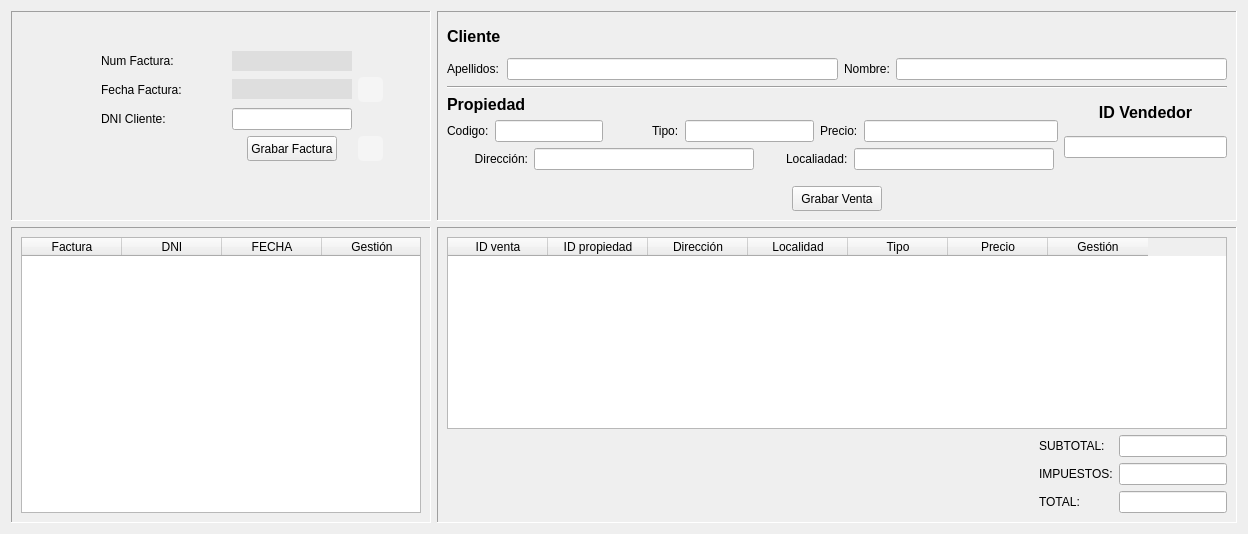
      <widget class="QWidget" name="pesVentas">
       <attribute name="title">
        <string>Ventas</string>
       </attribute>
       <layout class="QGridLayout" name="gridLayout_19">
        <item row="0" column="0">
         <layout class="QGridLayout" name="gridLayout_18">
          <item row="0" column="0">
           <widget class="QFrame" name="frame">
            <property name="sizePolicy">
             <sizepolicy hsizetype="Preferred" vsizetype="Preferred">
              <horstretch>0</horstretch>
              <verstretch>0</verstretch>
             </sizepolicy>
            </property>
            <property name="minimumSize">
             <size>
              <width>420</width>
              <height>210</height>
             </size>
            </property>
            <property name="maximumSize">
             <size>
              <width>400</width>
              <height>210</height>
             </size>
            </property>
            <property name="frameShape">
             <enum>QFrame::Panel</enum>
            </property>
            <property name="frameShadow">
             <enum>QFrame::Sunken</enum>
            </property>
            <widget class="QWidget" name="layoutWidget">
             <property name="geometry">
              <rect>
               <x>90</x>
               <y>40</y>
               <width>282</width>
               <height>111</height>
              </rect>
             </property>
             <layout class="QGridLayout" name="gridLayout_10">
              <item row="0" column="0">
               <widget class="QLabel" name="label_16">
                <property name="text">
                 <string>Num Factura:</string>
                </property>
               </widget>
              </item>
              <item row="0" column="1">
               <widget class="QLabel" name="lblNumfac">
                <property name="minimumSize">
                 <size>
                  <width>120</width>
                  <height>20</height>
                 </size>
                </property>
                <property name="maximumSize">
                 <size>
                  <width>120</width>
                  <height>20</height>
                 </size>
                </property>
                <property name="styleSheet">
                 <string notr="true">background-color:rgb(222,222,222)</string>
                </property>
                <property name="text">
                 <string/>
                </property>
                <property name="alignment">
                 <set>Qt::AlignCenter</set>
                </property>
               </widget>
              </item>
              <item row="1" column="0">
               <widget class="QLabel" name="label_18">
                <property name="text">
                 <string>Fecha Factura:</string>
                </property>
               </widget>
              </item>
              <item row="1" column="1">
               <widget class="QLabel" name="lblFechafac">
                <property name="minimumSize">
                 <size>
                  <width>120</width>
                  <height>20</height>
                 </size>
                </property>
                <property name="maximumSize">
                 <size>
                  <width>120</width>
                  <height>20</height>
                 </size>
                </property>
                <property name="styleSheet">
                 <string notr="true">background-color:rgb(222,222,222)</string>
                </property>
                <property name="text">
                 <string/>
                </property>
                <property name="alignment">
                 <set>Qt::AlignCenter</set>
                </property>
               </widget>
              </item>
              <item row="1" column="2">
               <widget class="QPushButton" name="btnFechafac">
                <property name="minimumSize">
                 <size>
                  <width>25</width>
                  <height>25</height>
                 </size>
                </property>
                <property name="maximumSize">
                 <size>
                  <width>25</width>
                  <height>25</height>
                 </size>
                </property>
                <property name="styleSheet">
                 <string notr="true">QPushButton {
    background-color: whitesmoke;
    color: white;
    border-radius: 5px;
}

QPushButton:pressed {
    background-color:#0ea2ae;
    transform: scale(0.95);
}
</string>
                </property>
                <property name="text">
                 <string/>
                </property>
                <property name="icon">
                 <iconset>
                  <normaloff>../img/calendario.ico</normaloff>../img/calendario.ico</iconset>
                </property>
                <property name="iconSize">
                 <size>
                  <width>25</width>
                  <height>25</height>
                 </size>
                </property>
               </widget>
              </item>
              <item row="2" column="0">
               <widget class="QLabel" name="label_20">
                <property name="text">
                 <string>DNI Cliente:</string>
                </property>
               </widget>
              </item>
              <item row="3" column="1" alignment="Qt::AlignHCenter">
               <widget class="QPushButton" name="btnGrabfac">
                <property name="minimumSize">
                 <size>
                  <width>90</width>
                  <height>25</height>
                 </size>
                </property>
                <property name="maximumSize">
                 <size>
                  <width>90</width>
                  <height>25</height>
                 </size>
                </property>
                <property name="text">
                 <string>Grabar Factura</string>
                </property>
               </widget>
              </item>
              <item row="2" column="1">
               <widget class="QLineEdit" name="txtDnicliven">
                <property name="minimumSize">
                 <size>
                  <width>120</width>
                  <height>0</height>
                 </size>
                </property>
                <property name="maximumSize">
                 <size>
                  <width>120</width>
                  <height>16777215</height>
                 </size>
                </property>
                <property name="alignment">
                 <set>Qt::AlignCenter</set>
                </property>
                <property name="readOnly">
                 <bool>true</bool>
                </property>
               </widget>
              </item>
              <item row="3" column="2">
               <widget class="QPushButton" name="btnGenerarfac">
                <property name="minimumSize">
                 <size>
                  <width>25</width>
                  <height>25</height>
                 </size>
                </property>
                <property name="maximumSize">
                 <size>
                  <width>25</width>
                  <height>25</height>
                 </size>
                </property>
                <property name="styleSheet">
                 <string notr="true">QPushButton {
    background-color: whitesmoke;
    color: white;
    border-radius: 5px;
}


QPushButton:pressed {
    background-color:#0ea2ae;
    transform: scale(0.95);
}</string>
                </property>
                <property name="text">
                 <string/>
                </property>
                <property name="icon">
                 <iconset>
                  <normaloff>../img/icoFactura.png</normaloff>../img/icoFactura.png</iconset>
                </property>
                <property name="iconSize">
                 <size>
                  <width>25</width>
                  <height>25</height>
                 </size>
                </property>
               </widget>
              </item>
             </layout>
            </widget>
           </widget>
          </item>
          <item row="0" column="1">
           <widget class="QFrame" name="frame_3">
            <property name="sizePolicy">
             <sizepolicy hsizetype="Preferred" vsizetype="Preferred">
              <horstretch>0</horstretch>
              <verstretch>0</verstretch>
             </sizepolicy>
            </property>
            <property name="minimumSize">
             <size>
              <width>800</width>
              <height>210</height>
             </size>
            </property>
            <property name="maximumSize">
             <size>
              <width>16777215</width>
              <height>210</height>
             </size>
            </property>
            <property name="frameShape">
             <enum>QFrame::Panel</enum>
            </property>
            <property name="frameShadow">
             <enum>QFrame::Sunken</enum>
            </property>
            <layout class="QGridLayout" name="gridLayout_17">
             <item row="0" column="0">
              <layout class="QGridLayout" name="gridLayout_14">
               <item row="0" column="0">
                <layout class="QGridLayout" name="gridLayout_13">
                 <item row="0" column="0" colspan="2">
                  <layout class="QGridLayout" name="gridLayout_11">
                   <item row="0" column="0">
                    <widget class="QLabel" name="label_17">
                     <property name="font">
                      <font>
                       <pointsize>12</pointsize>
                       <weight>75</weight>
                       <bold>true</bold>
                      </font>
                     </property>
                     <property name="text">
                      <string>Cliente</string>
                     </property>
                    </widget>
                   </item>
                   <item row="1" column="0">
                    <widget class="QLabel" name="label_19">
                     <property name="text">
                      <string>Apellidos:</string>
                     </property>
                    </widget>
                   </item>
                   <item row="1" column="1">
                    <widget class="QLineEdit" name="txtApelcliven">
                     <property name="maximumSize">
                      <size>
                       <width>360</width>
                       <height>16777215</height>
                      </size>
                     </property>
                     <property name="readOnly">
                      <bool>true</bool>
                     </property>
                    </widget>
                   </item>
                   <item row="1" column="2">
                    <widget class="QLabel" name="label_21">
                     <property name="text">
                      <string>Nombre:</string>
                     </property>
                    </widget>
                   </item>
                   <item row="1" column="3">
                    <widget class="QLineEdit" name="txtNomcliven">
                     <property name="maximumSize">
                      <size>
                       <width>360</width>
                       <height>16777215</height>
                      </size>
                     </property>
                     <property name="readOnly">
                      <bool>true</bool>
                     </property>
                    </widget>
                   </item>
                  </layout>
                 </item>
                 <item row="1" column="0" colspan="2">
                  <widget class="Line" name="line_3">
                   <property name="orientation">
                    <enum>Qt::Horizontal</enum>
                   </property>
                  </widget>
                 </item>
                 <item row="2" column="0">
                  <layout class="QGridLayout" name="gridLayout_12">
                   <item row="2" column="0" colspan="2">
                    <widget class="QLabel" name="label_25">
                     <property name="text">
                      <string>Dirección:</string>
                     </property>
                     <property name="alignment">
                      <set>Qt::AlignRight|Qt::AlignTrailing|Qt::AlignVCenter</set>
                     </property>
                    </widget>
                   </item>
                   <item row="2" column="2" colspan="3">
                    <widget class="QLineEdit" name="txtdirpropven">
                     <property name="minimumSize">
                      <size>
                       <width>220</width>
                       <height>0</height>
                      </size>
                     </property>
                     <property name="maximumSize">
                      <size>
                       <width>220</width>
                       <height>16777215</height>
                      </size>
                     </property>
                     <property name="alignment">
                      <set>Qt::AlignLeading|Qt::AlignLeft|Qt::AlignVCenter</set>
                     </property>
                     <property name="readOnly">
                      <bool>true</bool>
                     </property>
                    </widget>
                   </item>
                   <item row="1" column="9">
                    <widget class="QLineEdit" name="txtpreciopropven">
                     <property name="minimumSize">
                      <size>
                       <width>150</width>
                       <height>0</height>
                      </size>
                     </property>
                     <property name="maximumSize">
                      <size>
                       <width>200</width>
                       <height>16777215</height>
                      </size>
                     </property>
                     <property name="alignment">
                      <set>Qt::AlignLeading|Qt::AlignLeft|Qt::AlignVCenter</set>
                     </property>
                     <property name="readOnly">
                      <bool>true</bool>
                     </property>
                    </widget>
                   </item>
                   <item row="2" column="6" colspan="2" alignment="Qt::AlignRight">
                    <widget class="QLabel" name="label_26">
                     <property name="text">
                      <string>Localiadad:</string>
                     </property>
                    </widget>
                   </item>
                   <item row="2" column="8" colspan="2">
                    <widget class="QLineEdit" name="txtlocalpropven">
                     <property name="minimumSize">
                      <size>
                       <width>200</width>
                       <height>0</height>
                      </size>
                     </property>
                     <property name="maximumSize">
                      <size>
                       <width>200</width>
                       <height>16777215</height>
                      </size>
                     </property>
                     <property name="alignment">
                      <set>Qt::AlignLeading|Qt::AlignLeft|Qt::AlignVCenter</set>
                     </property>
                     <property name="readOnly">
                      <bool>true</bool>
                     </property>
                    </widget>
                   </item>
                   <item row="0" column="0" colspan="2">
                    <widget class="QLabel" name="label_22">
                     <property name="font">
                      <font>
                       <pointsize>12</pointsize>
                       <weight>75</weight>
                       <bold>true</bold>
                      </font>
                     </property>
                     <property name="text">
                      <string>Propiedad</string>
                     </property>
                    </widget>
                   </item>
                   <item row="1" column="0">
                    <widget class="QLabel" name="label_23">
                     <property name="text">
                      <string>Codigo:</string>
                     </property>
                    </widget>
                   </item>
                   <item row="1" column="1" colspan="2">
                    <widget class="QLineEdit" name="txtcodpropven">
                     <property name="maximumSize">
                      <size>
                       <width>133</width>
                       <height>16777215</height>
                      </size>
                     </property>
                     <property name="alignment">
                      <set>Qt::AlignLeading|Qt::AlignLeft|Qt::AlignVCenter</set>
                     </property>
                     <property name="readOnly">
                      <bool>true</bool>
                     </property>
                    </widget>
                   </item>
                   <item row="1" column="3" alignment="Qt::AlignRight">
                    <widget class="QLabel" name="label_24">
                     <property name="text">
                      <string>Tipo:</string>
                     </property>
                    </widget>
                   </item>
                   <item row="1" column="4" colspan="3">
                    <widget class="QLineEdit" name="txtTipopropven">
                     <property name="maximumSize">
                      <size>
                       <width>133</width>
                       <height>16777215</height>
                      </size>
                     </property>
                     <property name="alignment">
                      <set>Qt::AlignLeading|Qt::AlignLeft|Qt::AlignVCenter</set>
                     </property>
                     <property name="readOnly">
                      <bool>true</bool>
                     </property>
                    </widget>
                   </item>
                   <item row="1" column="7" colspan="2">
                    <widget class="QLabel" name="label_27">
                     <property name="text">
                      <string>Precio:</string>
                     </property>
                    </widget>
                   </item>
                   <item row="2" column="5">
                    <spacer name="horizontalSpacer_36">
                     <property name="orientation">
                      <enum>Qt::Horizontal</enum>
                     </property>
                     <property name="sizeType">
                      <enum>QSizePolicy::Fixed</enum>
                     </property>
                     <property name="sizeHint" stdset="0">
                      <size>
                       <width>20</width>
                       <height>20</height>
                      </size>
                     </property>
                    </spacer>
                   </item>
                  </layout>
                 </item>
                 <item row="2" column="1">
                  <layout class="QVBoxLayout" name="verticalLayout_6">
                   <item>
                    <widget class="QLabel" name="label_28">
                     <property name="font">
                      <font>
                       <pointsize>12</pointsize>
                       <weight>75</weight>
                       <bold>true</bold>
                      </font>
                     </property>
                     <property name="text">
                      <string>ID Vendedor</string>
                     </property>
                     <property name="alignment">
                      <set>Qt::AlignCenter</set>
                     </property>
                    </widget>
                   </item>
                   <item alignment="Qt::AlignTop">
                    <widget class="QLineEdit" name="txtIDven">
                     <property name="maximumSize">
                      <size>
                       <width>200</width>
                       <height>16777215</height>
                      </size>
                     </property>
                     <property name="alignment">
                      <set>Qt::AlignLeading|Qt::AlignLeft|Qt::AlignVCenter</set>
                     </property>
                     <property name="readOnly">
                      <bool>true</bool>
                     </property>
                    </widget>
                   </item>
                  </layout>
                 </item>
                </layout>
               </item>
               <item row="1" column="0">
                <spacer name="verticalSpacer_12">
                 <property name="orientation">
                  <enum>Qt::Vertical</enum>
                 </property>
                 <property name="sizeType">
                  <enum>QSizePolicy::Fixed</enum>
                 </property>
                 <property name="sizeHint" stdset="0">
                  <size>
                   <width>20</width>
                   <height>10</height>
                  </size>
                 </property>
                </spacer>
               </item>
               <item row="2" column="0">
                <layout class="QHBoxLayout" name="horizontalLayout_11">
                 <item>
                  <spacer name="horizontalSpacer_38">
                   <property name="orientation">
                    <enum>Qt::Horizontal</enum>
                   </property>
                   <property name="sizeHint" stdset="0">
                    <size>
                     <width>40</width>
                     <height>20</height>
                    </size>
                   </property>
                  </spacer>
                 </item>
                 <item>
                  <widget class="QPushButton" name="btnGrabven">
                   <property name="minimumSize">
                    <size>
                     <width>90</width>
                     <height>25</height>
                    </size>
                   </property>
                   <property name="maximumSize">
                    <size>
                     <width>90</width>
                     <height>25</height>
                    </size>
                   </property>
                   <property name="text">
                    <string>Grabar Venta</string>
                   </property>
                  </widget>
                 </item>
                 <item>
                  <spacer name="horizontalSpacer_37">
                   <property name="orientation">
                    <enum>Qt::Horizontal</enum>
                   </property>
                   <property name="sizeHint" stdset="0">
                    <size>
                     <width>40</width>
                     <height>20</height>
                    </size>
                   </property>
                  </spacer>
                 </item>
                </layout>
               </item>
              </layout>
             </item>
            </layout>
           </widget>
          </item>
          <item row="1" column="0">
           <widget class="QFrame" name="frame_2">
            <property name="sizePolicy">
             <sizepolicy hsizetype="Preferred" vsizetype="Preferred">
              <horstretch>0</horstretch>
              <verstretch>0</verstretch>
             </sizepolicy>
            </property>
            <property name="minimumSize">
             <size>
              <width>420</width>
              <height>0</height>
             </size>
            </property>
            <property name="maximumSize">
             <size>
              <width>400</width>
              <height>16777215</height>
             </size>
            </property>
            <property name="frameShape">
             <enum>QFrame::Panel</enum>
            </property>
            <property name="frameShadow">
             <enum>QFrame::Sunken</enum>
            </property>
            <layout class="QGridLayout" name="gridLayout_16">
             <item row="0" column="0">
              <widget class="QTableWidget" name="tablaFacturas">
               <property name="verticalScrollBarPolicy">
                <enum>Qt::ScrollBarAlwaysOff</enum>
               </property>
               <property name="horizontalScrollBarPolicy">
                <enum>Qt::ScrollBarAlwaysOff</enum>
               </property>
               <property name="editTriggers">
                <set>QAbstractItemView::NoEditTriggers</set>
               </property>
               <property name="alternatingRowColors">
                <bool>true</bool>
               </property>
               <property name="selectionMode">
                <enum>QAbstractItemView::SingleSelection</enum>
               </property>
               <property name="selectionBehavior">
                <enum>QAbstractItemView::SelectRows</enum>
               </property>
               <attribute name="horizontalHeaderVisible">
                <bool>true</bool>
               </attribute>
               <attribute name="verticalHeaderVisible">
                <bool>false</bool>
               </attribute>
               <column>
                <property name="text">
                 <string>Factura</string>
                </property>
               </column>
               <column>
                <property name="text">
                 <string>DNI</string>
                </property>
               </column>
               <column>
                <property name="text">
                 <string>FECHA</string>
                </property>
               </column>
               <column>
                <property name="text">
                 <string>Gestión</string>
                </property>
               </column>
              </widget>
             </item>
            </layout>
           </widget>
          </item>
          <item row="1" column="1">
           <widget class="QFrame" name="frame_4">
            <property name="sizePolicy">
             <sizepolicy hsizetype="Preferred" vsizetype="Preferred">
              <horstretch>0</horstretch>
              <verstretch>0</verstretch>
             </sizepolicy>
            </property>
            <property name="frameShape">
             <enum>QFrame::Panel</enum>
            </property>
            <property name="frameShadow">
             <enum>QFrame::Sunken</enum>
            </property>
            <layout class="QVBoxLayout" name="verticalLayout_7">
             <item>
              <widget class="QTableWidget" name="tabVenta">
               <property name="verticalScrollBarPolicy">
                <enum>Qt::ScrollBarAlwaysOff</enum>
               </property>
               <property name="horizontalScrollBarPolicy">
                <enum>Qt::ScrollBarAlwaysOff</enum>
               </property>
               <property name="editTriggers">
                <set>QAbstractItemView::NoEditTriggers</set>
               </property>
               <property name="alternatingRowColors">
                <bool>true</bool>
               </property>
               <property name="selectionMode">
                <enum>QAbstractItemView::SingleSelection</enum>
               </property>
               <property name="selectionBehavior">
                <enum>QAbstractItemView::SelectRows</enum>
               </property>
               <attribute name="verticalHeaderVisible">
                <bool>false</bool>
               </attribute>
               <column>
                <property name="text">
                 <string>ID venta</string>
                </property>
               </column>
               <column>
                <property name="text">
                 <string>ID propiedad</string>
                </property>
               </column>
               <column>
                <property name="text">
                 <string>Dirección</string>
                </property>
               </column>
               <column>
                <property name="text">
                 <string>Localidad</string>
                </property>
               </column>
               <column>
                <property name="text">
                 <string>Tipo</string>
                </property>
               </column>
               <column>
                <property name="text">
                 <string>Precio</string>
                </property>
               </column>
               <column>
                <property name="text">
                 <string>Gestión</string>
                </property>
               </column>
              </widget>
             </item>
             <item>
              <layout class="QHBoxLayout" name="horizontalLayout_12">
               <item>
                <spacer name="horizontalSpacer_39">
                 <property name="orientation">
                  <enum>Qt::Horizontal</enum>
                 </property>
                 <property name="sizeHint" stdset="0">
                  <size>
                   <width>40</width>
                   <height>20</height>
                  </size>
                 </property>
                </spacer>
               </item>
               <item>
                <layout class="QGridLayout" name="gridLayout_15">
                 <item row="1" column="1">
                  <widget class="QLineEdit" name="txtImpuestosven">
                   <property name="sizePolicy">
                    <sizepolicy hsizetype="Preferred" vsizetype="Preferred">
                     <horstretch>0</horstretch>
                     <verstretch>0</verstretch>
                    </sizepolicy>
                   </property>
                   <property name="alignment">
                    <set>Qt::AlignRight|Qt::AlignTrailing|Qt::AlignVCenter</set>
                   </property>
                   <property name="readOnly">
                    <bool>true</bool>
                   </property>
                  </widget>
                 </item>
                 <item row="0" column="1">
                  <widget class="QLineEdit" name="txtSubtotalven">
                   <property name="sizePolicy">
                    <sizepolicy hsizetype="Preferred" vsizetype="Preferred">
                     <horstretch>0</horstretch>
                     <verstretch>0</verstretch>
                    </sizepolicy>
                   </property>
                   <property name="alignment">
                    <set>Qt::AlignRight|Qt::AlignTrailing|Qt::AlignVCenter</set>
                   </property>
                   <property name="readOnly">
                    <bool>true</bool>
                   </property>
                  </widget>
                 </item>
                 <item row="2" column="0">
                  <widget class="QLabel" name="label_31">
                   <property name="text">
                    <string>TOTAL:</string>
                   </property>
                  </widget>
                 </item>
                 <item row="0" column="0">
                  <widget class="QLabel" name="label_29">
                   <property name="text">
                    <string>SUBTOTAL:</string>
                   </property>
                  </widget>
                 </item>
                 <item row="1" column="0">
                  <widget class="QLabel" name="label_30">
                   <property name="text">
                    <string>IMPUESTOS:</string>
                   </property>
                  </widget>
                 </item>
                 <item row="2" column="1">
                  <widget class="QLineEdit" name="txtTotalven">
                   <property name="sizePolicy">
                    <sizepolicy hsizetype="Preferred" vsizetype="Preferred">
                     <horstretch>0</horstretch>
                     <verstretch>0</verstretch>
                    </sizepolicy>
                   </property>
                   <property name="alignment">
                    <set>Qt::AlignRight|Qt::AlignTrailing|Qt::AlignVCenter</set>
                   </property>
                   <property name="readOnly">
                    <bool>true</bool>
                   </property>
                  </widget>
                 </item>
                </layout>
               </item>
              </layout>
             </item>
            </layout>
           </widget>
          </item>
         </layout>
        </item>
       </layout>
      </widget>
